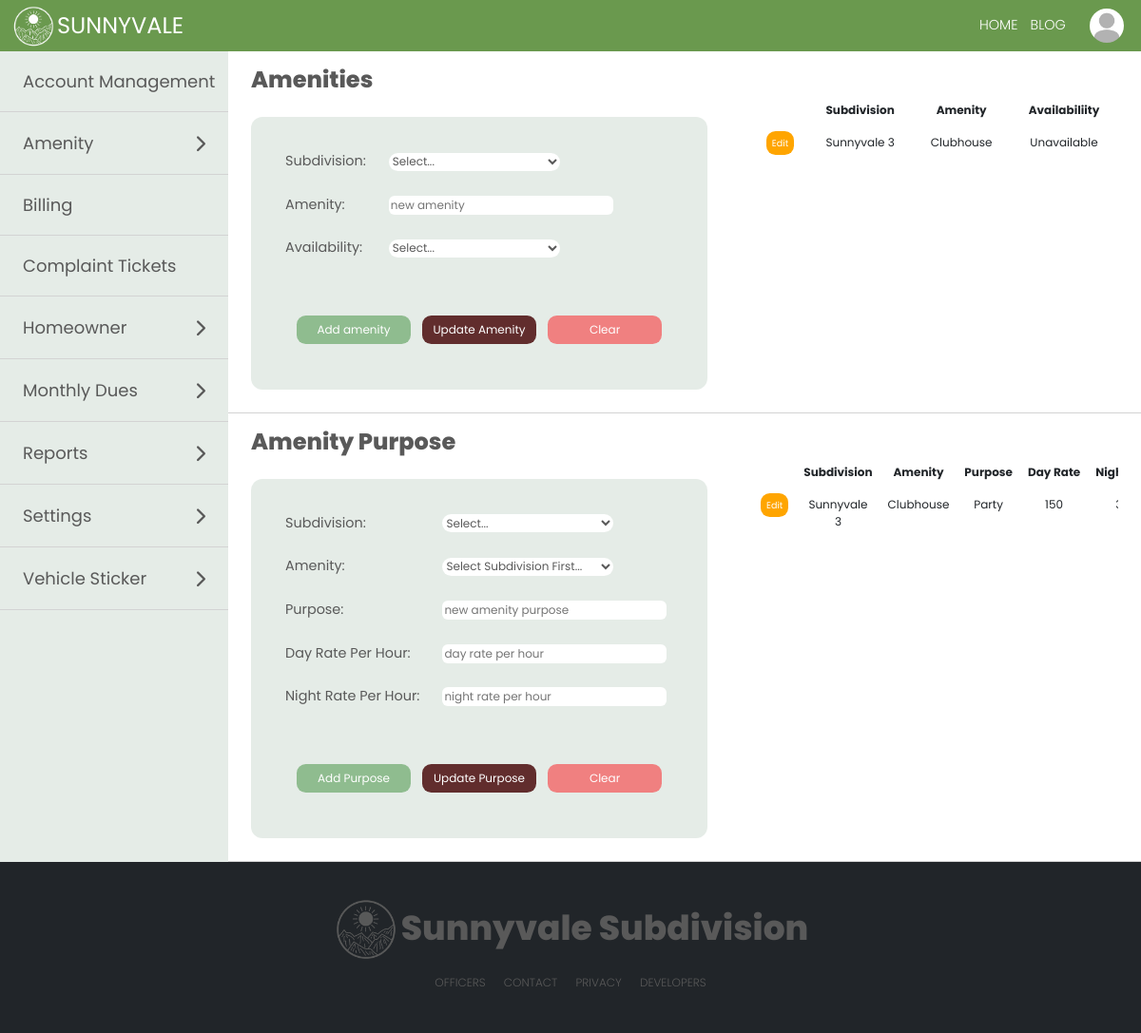
The app's page /modules/settingsAmenity.php (signed in) with its own data.
### tables this page shows
CREATE TABLE IF NOT EXISTS `user` (
  `user_id` int(11) NOT NULL AUTO_INCREMENT,
  `user_homeowner_id` int(11) DEFAULT NULL,
  `user_tenant_id` int(11) DEFAULT NULL,
  `full_name` varchar(50) NOT NULL,
  `user_type` varchar(15) NOT NULL,
  `password` varchar(30) NOT NULL,
  `email_address` varchar(40) DEFAULT NULL,
  `account_status` varchar(15) NOT NULL,
  `verification_code` varchar(6) DEFAULT NULL,
  `email_verified_at` datetime DEFAULT NULL,
  PRIMARY KEY (`user_id`)
);

CREATE TABLE IF NOT EXISTS `homeowner_profile` (
  `homeowner_id` int(11) NOT NULL AUTO_INCREMENT,
  `last_name` varchar(100) NOT NULL,
  `first_name` varchar(100) NOT NULL,
  `middle_name` varchar(100) DEFAULT NULL,
  `suffix` varchar(100) DEFAULT NULL,
  `sex` varchar(100) NOT NULL,
  `street` varchar(255) NOT NULL,
  `subdivision` varchar(255) NOT NULL,
  `barangay` varchar(50) NOT NULL,
  `business_address` varchar(255) DEFAULT NULL,
  `occupation` varchar(100) DEFAULT NULL,
  `email_address` varchar(100) NOT NULL,
  `birthdate` date DEFAULT NULL,
  `mobile_number` varchar(20) DEFAULT NULL,
  `employer` varchar(100) DEFAULT NULL,
  `vehicle_registration` varchar(20) DEFAULT NULL,
  `display_picture` varchar(255) NOT NULL,
  PRIMARY KEY (`homeowner_id`)
);

CREATE TABLE IF NOT EXISTS `amenities` (
  `amenity_id` int(11) NOT NULL AUTO_INCREMENT,
  `amenity_name` varchar(255) NOT NULL,
  `subdivision_id` int(11) NOT NULL,
  `subdivision_name` varchar(50) NOT NULL,
  `availability` varchar(50) NOT NULL,
  PRIMARY KEY (`amenity_id`)
);

CREATE TABLE IF NOT EXISTS `amenity_purpose` (
  `amenity_purpose_id` int(11) NOT NULL AUTO_INCREMENT,
  `amenity_id` int(11) NOT NULL,
  `amenity_purpose` varchar(100) NOT NULL,
  `day_rate` int(11) NOT NULL,
  `night_rate` int(11) NOT NULL,
  PRIMARY KEY (`amenity_purpose_id`)
);

### modules/settingsAmenity.php (the view, shortened to what the rows shown need)
<?php
require '../marginals/topbar.php';
if ($_SESSION['subdivision'] != '') {
    $resultAmenities = $con->query("SELECT * FROM amenities WHERE subdivision_name = '" .  $_SESSION['subdivision'] . "' ORDER BY subdivision_name ASC, amenity_name") or die($mysqli->error);
    $resultPurpose = $con->query("SELECT * FROM amenity_purpose INNER JOIN amenities ON amenity_purpose.amenity_id = amenities.amenity_id WHERE subdivision_name = '" .  $_SESSION['subdivision'] . "' ORDER BY subdivision_name ASC, amenity_name") or die($mysqli->error);
}
?>
<!DOCTYPE html>
<html lang="en">
<head>
</head>
<body>
    <div class="secretary">
            <?php require '../marginals/sidebarAdmin.php'; ?>
        <div class="secretaryPanel">
            <div class="settingsAddAmenity" id="AddAmenity">
                <div class="tblAmenityContainer">
                    <table class="table tblAmenity">
                        <thead>
                            <th></th>
                            <th>Subdivision</th>
                            <th>Amenity</th>
                            <th>Availabiliity</th>
                        </thead>
                        <?php while ($row = $resultAmenities->fetch_assoc()) : ?>
                            <tr>
                                <td>
                                    <a href="settingsAmenity.php?amenity_id=<?php echo $row['amenity_id']; ?>" class="btnEdit">Edit</a>
                                </td>
                                <td>
                                    <?php echo $row['subdivision_name'] ?>
                                </td>
                                <td><?php echo $row['amenity_name'] ?></td>
                                <td><?php echo $row['availability'] ?></td>
                            </tr>
                        <?php endwhile; ?>
                    </table>
                </div>
            </div>
            <div class="secretaryPanel">
                <div class="settingsAddAmenity" id="addPurpose">
                    <div class="tblAmenityContainer">
                        <table class="table tblAmenity">
                            <thead>
                                <th></th>
                                <th>Subdivision</th>
                                <th>Amenity</th>
                                <th>Purpose</th>
                                <th>Day Rate</th>
                                <th>Night Rate</th>
                            </thead>
                            <?php while ($row = $resultPurpose->fetch_assoc()) : ?>
                                <tr>
                                    <td>
                                        <a href="settingsAmenity.php?amenity_purpose_id=<?php echo $row['amenity_purpose_id']; ?>#amenityPurpose" class="btnEdit">Edit</a>
                                    </td>
                                    <td>
                                        <?php echo $row['subdivision_name'] ?>
                                    </td>
                                    <td>
                                        <?php echo $row['amenity_name'] ?>
                                    </td>
                                    <td><?php echo $row['amenity_purpose'] ?></td>
                                    <td>
                                        <?php echo $row['day_rate'] ?>
                                    </td>
                                    <td>
                                    </td>
                                </tr>
                            <?php endwhile; ?>
                        </table>
                    </div>
                </div>
            </div>
        </div>
    </div>
    <?php
    require '../marginals/footer2.php'
    ?>
</body>
</html>

### marginals/topbar.php (shortened to what the rows shown need)
<?php
include "../process.php";
if ($_SESSION['user_type'] == 'Tenant') {
  $result = $con->query("SELECT * FROM user, tenant WHERE user_id = " . $user_id = $_SESSION['user_id'] . "  AND user.full_name = tenant.full_name") or die($mysqli->error);
  $result1 = $con->query("SELECT * FROM user, tenant WHERE user_id = " . $user_id = $_SESSION['user_id'] . "  AND user.full_name = tenant.full_name")  or die($mysqli->error);
  $row1 = $result1->fetch_assoc();
  $homeowner_id_profile = $row1['user_homeowner_id'];
  $fullname_monthlyDues = $row1['full_name'];
  $user_type = $row1['user_type'];
  $resultSubdivision = $con->query("SELECT * FROM user, tenant, homeowner_profile WHERE user_id = " . $user_id = $_SESSION['user_id'] . " AND user.full_name = tenant.full_name AND homeowner_profile.homeowner_id = tenant.homeowner_id") or die($mysqli->error);
  $rowSubdivision = $resultSubdivision->fetch_assoc();
  $subdivision_name1 = $rowSubdivision['subdivision'];
  $resultComplainee = $con->query("SELECT * FROM homeowner_profile WHERE subdivision ='$subdivision_name1' AND homeowner_id != '$homeowner_id_profile' ORDER BY first_name");
} else {
  $result = $con->query("SELECT * FROM user, homeowner_profile  WHERE user_id = " . $user_id = $_SESSION['user_id'] . "  AND full_name = CONCAT(first_name, ' ', last_name)") or die($mysqli->error);
}
?>
<!DOCTYPE html>
<html lang="en">
<head>
  <link href="https://cdn.jsdelivr.net/npm/bootstrap@5.0.2/dist/css/bootstrap.min.css" rel="stylesheet">
</head>
<body>
  <div class='navigation'>
    <form class="topbarNav" method="post">
      <div class="topRight">
        <div class='menu-trigger'>
          <div class="btn-group dropleft">
            <button type="button" class="dropdownIMG" data-toggle="dropdown" aria-haspopup="true" aria-expanded="false">
              <img class="topImg1" <?php
                                    $row = $result->fetch_assoc();
                                    $imageURL = '../media/displayPhotos/' . $row['display_picture'];
                                    ?> src="<?= $imageURL ?>" alt="" />
            </button>
          </div>
        </div>
      </div>
    </form>
  </div>
</body>
</html>

### records on screen
user: homeowner_profile.display_picture (placeholder picture)
amenities: subdivision_name "Sunnyvale 3", amenity_name "Clubhouse", availability "Unavailable"
amenity_purpose: amenity.subdivision_name "Sunnyvale 3", amenity.amenity_name "Clubhouse", amenity_purpose "Party", day_rate "150"
